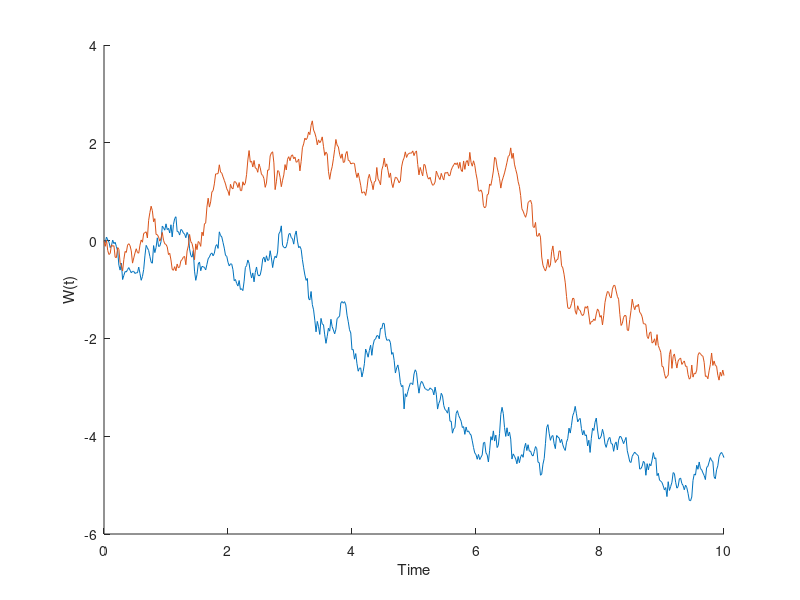

The MATLAB script that drew this image:
sigma=.2;
S0=80; 
r=.04;D=0;
T=10; 
KP=100; 
dt =1/50; 
N=T/dt;   
x = 0:dt:T;
Brownian = sqrt(dt)*randn(2,N);
Num = zeros(2,N+1);
for t = 2:N+1
Num(1,t) = Num(1,t-1)+Brownian(1,t-1);
Num(2,t) = Num(2,t-1)+Brownian(2,t-1);
end 
hold on
P1 = plot(x,Num(1,:)); 
P2 = plot(x,Num(2,:)); 
ylabel('W(t)')
xlabel('Time')
